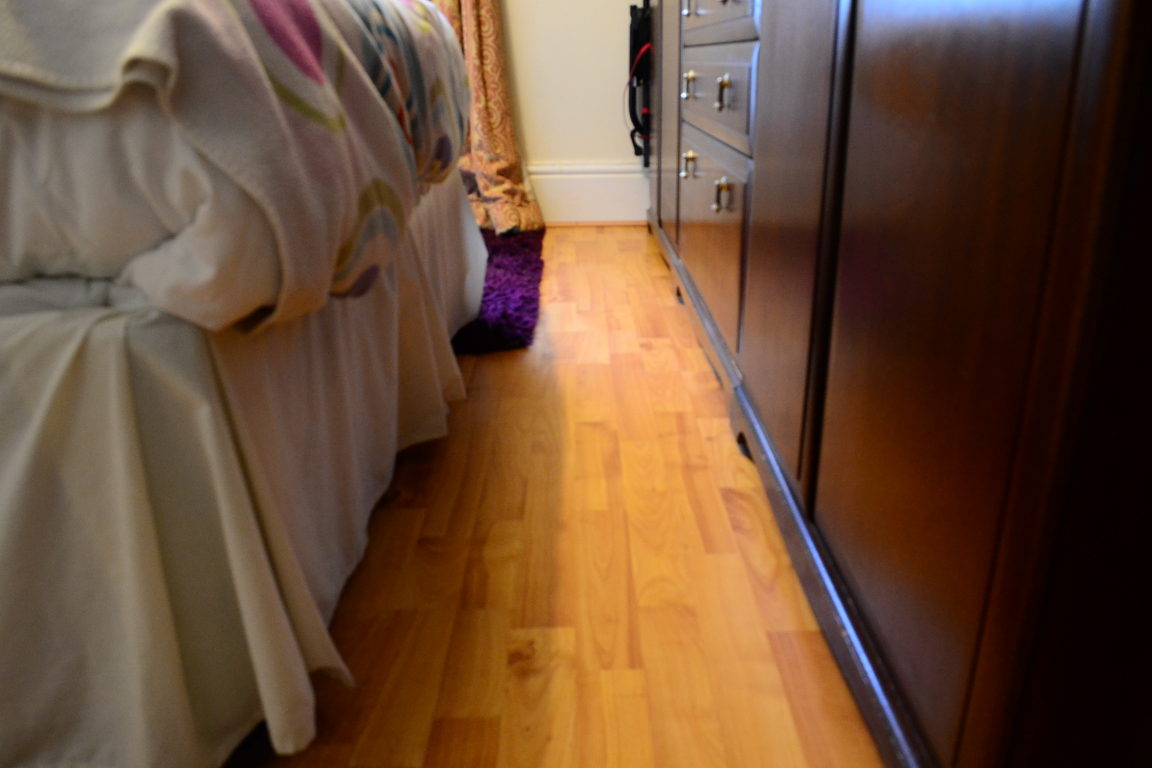
//> input picture experiments/eval_data/1.JPG, 2304 x 1536 px (shown at 1/2 size)
$ ./main ../../eval_data/1.JPG ../../eval_data/2.JPG   (built with g++ and OpenCV 4)
//> lines starting //> are read from the running program, lines starting //| are printed output that depends on the picture; after the words box and inside, x2 and y2 are one past the last pixel; in counts of white or black regions, pixels touching at a corner belong together
### experiments/optical_flow_lk_two_images/optical_flow_lk_two_images/Utils.hpp
//
//  Utils.hpp
//  optical_flow_lk_two_images
//
//  Created by Connor Goddard on 21/02/2015.
//  Copyright (c) 2015 Connor Goddard. All rights reserved.
//

#ifndef optical_flow_lk_two_images_Utils_hpp
#define optical_flow_lk_two_images_Utils_hpp

#include <opencv2/highgui/highgui.hpp>
#include <opencv2/video/tracking.hpp>
#include <opencv2/imgproc/imgproc.hpp>

#include <iostream>
#include <stdio.h>

class Utils
{

    public:

        Utils();
        static void arrowedLine(cv::Mat& img, cv::Point pt1, cv::Point pt2, const cv::Scalar& color, int thickness=1, int line_type=8, int shift=0, double tipLength=0.1);
        static void printParams(cv::Algorithm* algorithm);

};

#endif

### experiments/optical_flow_lk_two_images/optical_flow_lk_two_images/main.cpp
#include <iostream>
#include <ctype.h>
#include <stdlib.h>
#include <stdio.h>
#include <math.h>

#include "Utils.hpp"

using namespace cv;
using namespace std;

#define MAX_COUNT 500
#define PERCENTAGE_WIDTH 0.20

vector<Point2f> ScanImagePointer(Mat& I, int step = 50);

// [7 lines left out: function help, not called in this run]

int main(int argc, char** argv) {

    if(argc != 3)
    {
        help();
        return -1;
    }

    static const int match_method = CV_TM_CCOEFF_NORMED;
    int y = 500;
    int windowsize = 100;
//    const bool useRoi = true;
//
//    static const bool useText = false;

    Mat img1 = imread(argv[1], CV_LOAD_IMAGE_COLOR);
//> img1 is the input picture: 1536 rows x 2304 cols, CV_8UC3; mean B, G, R 56, 77.7, 107
    Mat img2 = imread(argv[2], CV_LOAD_IMAGE_COLOR);
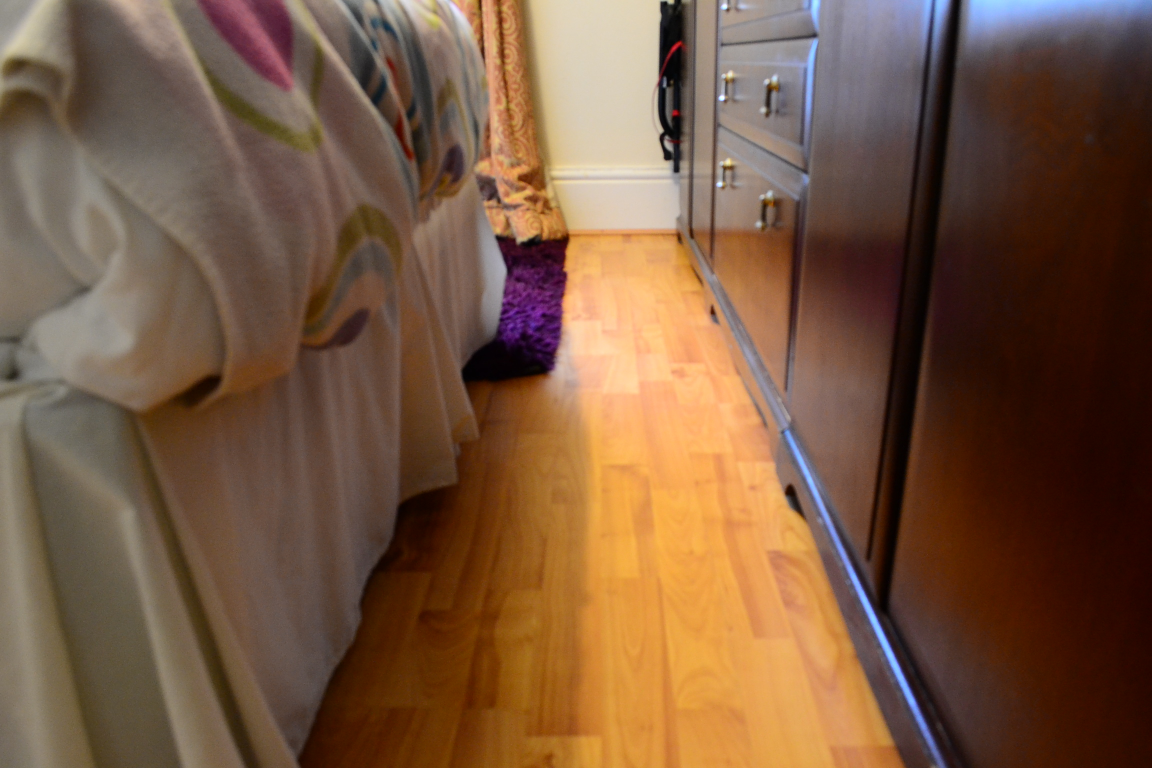
//> input picture experiments/eval_data/2.JPG, 2304 x 1536 px (shown at 1/2 size)
//> img2 is the input picture: 1536 rows x 2304 cols, CV_8UC3; mean B, G, R 64.4, 87.6, 119.2

    Mat result, frame, grayFrames, rgbFrames, prevGrayFrame, resultFrame, descriptors;

    Mat img_display;

    if(img1.empty() || img2.empty())
    {
        printf("Can't read one of the images\n");
        return -1;
    }

    cvtColor(img1, prevGrayFrame, cv::COLOR_BGR2GRAY);
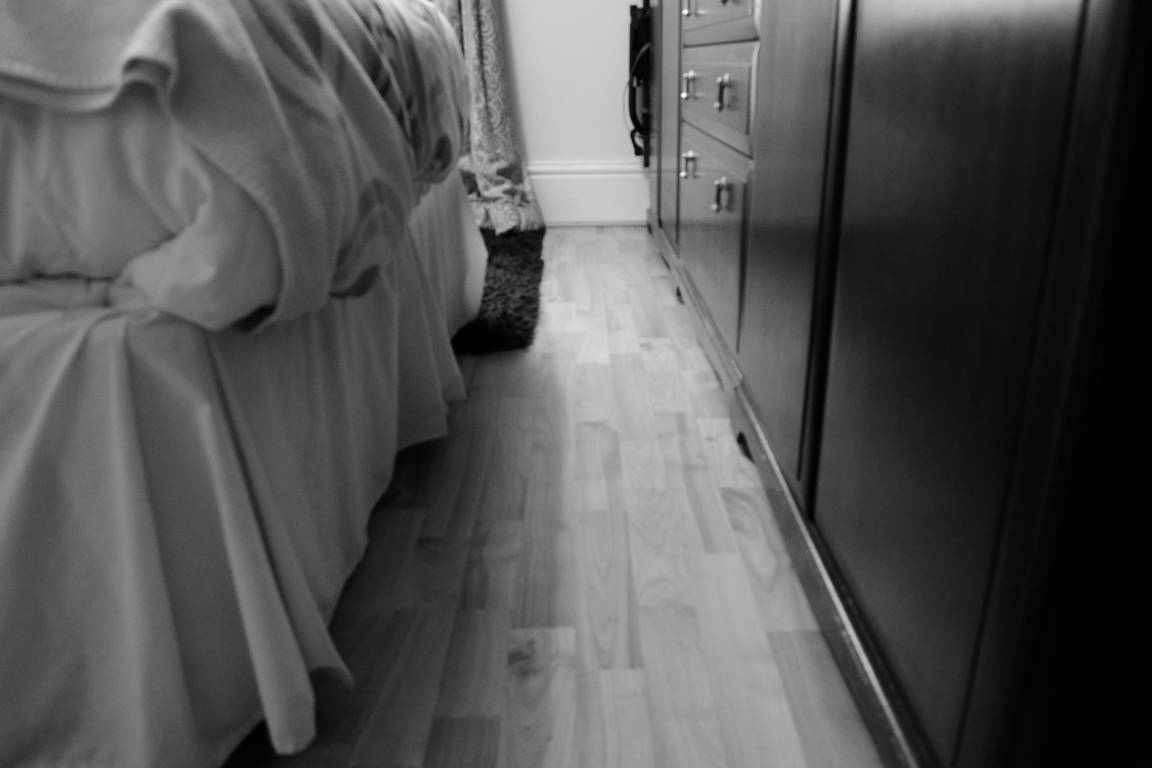
//> prevGrayFrame: 1536 rows x 2304 cols, CV_8UC1 (shown at 1/2 size); min 1, max 253, mean 84
    cvtColor(img2, grayFrames, cv::COLOR_BGR2GRAY);
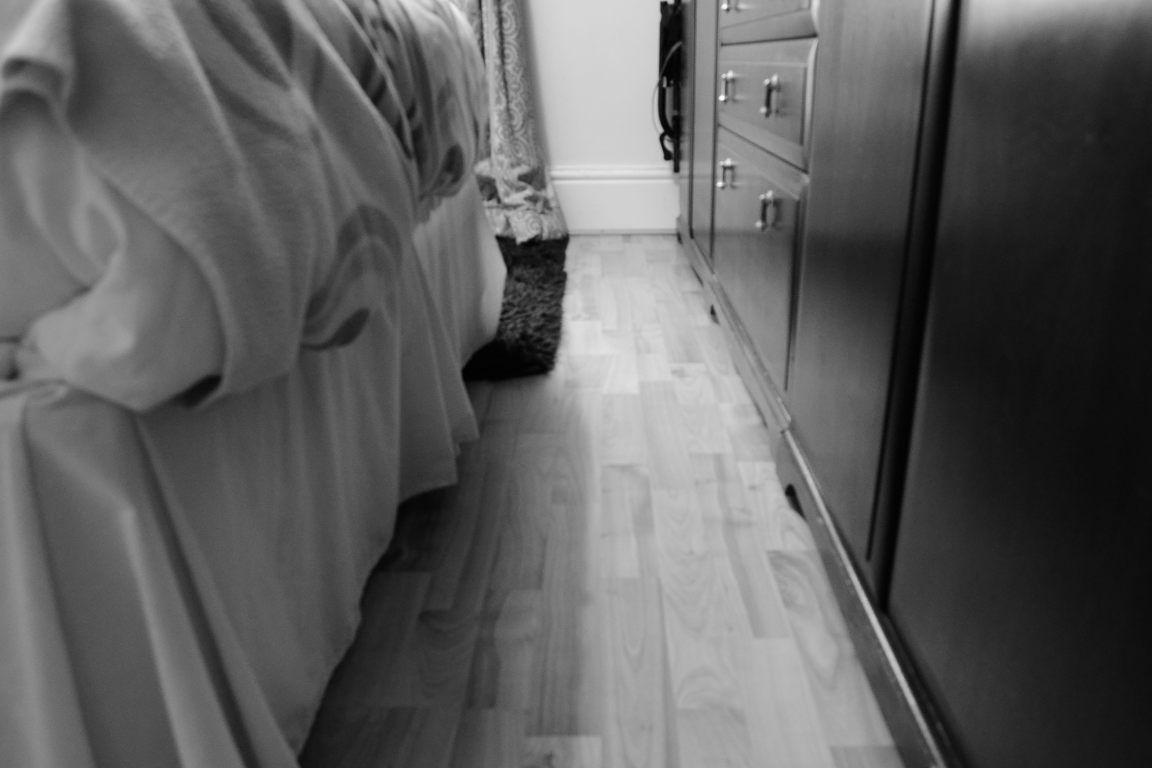
//> grayFrames: 1536 rows x 2304 cols, CV_8UC1 (shown at 1/2 size); min 0, max 254, mean 94.4

    grayFrames.copyTo( img_display );


    double centre_point = prevGrayFrame.cols / 2;
//> centre_point = 1152

    Mat templ = prevGrayFrame( Rect(centre_point - (windowsize / 2),y,windowsize,windowsize) );
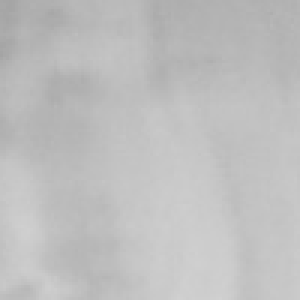
//> templ: 100 rows x 100 cols, CV_8UC1 (shown 3 times larger); min 164, max 209, mean 190.4

    int result_cols =  grayFrames.cols - templ.cols + 1;
//> result_cols = 2205
    int result_rows = grayFrames.rows - templ.rows + 1;
//> result_rows = 1437

    result.create( result_cols, result_rows, CV_32FC1 );

    matchTemplate( grayFrames, templ, result, match_method );
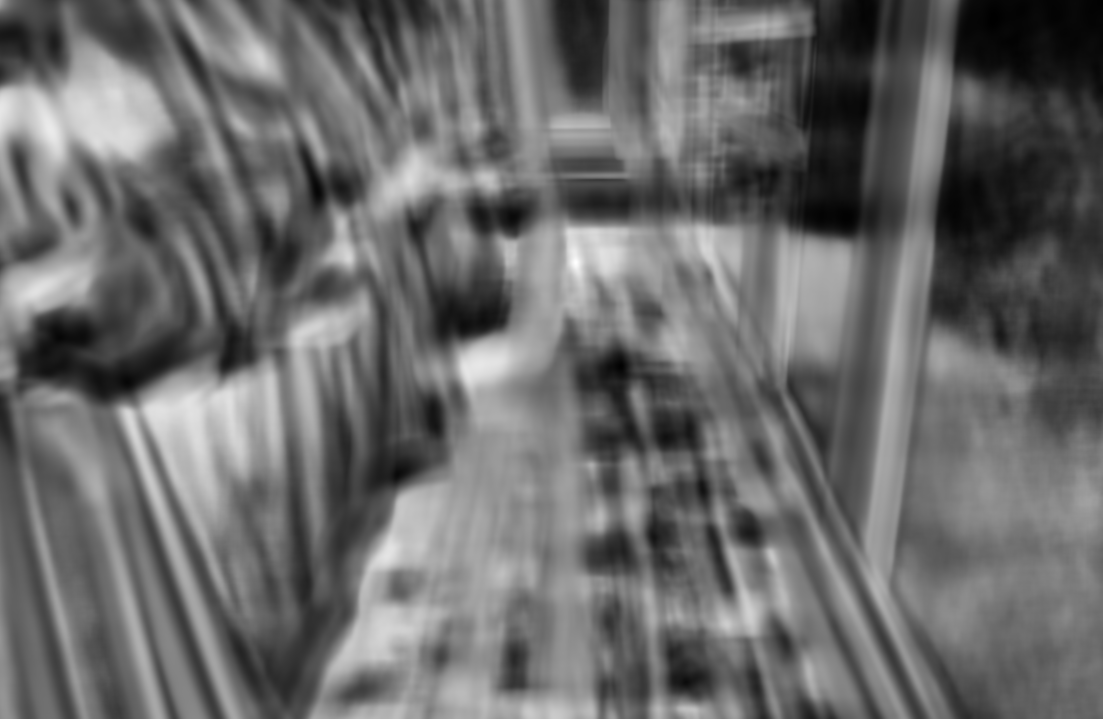
//> result: 1437 rows x 2205 cols, CV_32FC1 (shown at 1/2 size); min -0.801, max 0.941, mean -0.0711; drawn with min black and max white
    normalize( result, result, 0, 1, NORM_MINMAX, -1, Mat() );

    /// Localizing the best match with minMaxLoc
    double minVal; double maxVal; Point minLoc; Point maxLoc;
    Point matchLoc;

    minMaxLoc( result, &minVal, &maxVal, &minLoc, &maxLoc, Mat() );
//> minVal = 0; maxVal = 1; minLoc = Point(1987, 40); maxLoc = Point(1151, 525)

    /// For SQDIFF and SQDIFF_NORMED, the best matches are lower values. For all the other methods, the higher the better
    if( match_method  == CV_TM_SQDIFF || match_method == CV_TM_SQDIFF_NORMED )
    { matchLoc = minLoc; }
    else
    { matchLoc = maxLoc; }
//> matchLoc = Point(1151, 525)

    rectangle( img2, matchLoc, Point( matchLoc.x + templ.cols , matchLoc.y + templ.rows ), Scalar(255, 0, 0), 2, 8, 0 );
//> img2: 1536 rows x 2304 cols, CV_8UC3; 1196 pixels changed, all inside (x1, y1, x2, y2) = (1150, 524, 1253, 627)
    rectangle( result, matchLoc, Point( matchLoc.x + templ.cols , matchLoc.y + templ.rows ), Scalar::all(0), 2, 8, 0 );

    rectangle( img1, Point(centre_point - (templ.cols / 2), y), Point( centre_point + (templ.cols / 2) , y + templ.rows ), Scalar(0, 255, 0), 2, 8, 0 );
//> img1: 1536 rows x 2304 cols, CV_8UC3; 1196 pixels changed, all inside (x1, y1, x2, y2) = (1101, 499, 1204, 602)

    resize(img2, img2, Size(img2.cols/2, img2.rows/2));
//> img2: 768 rows x 1152 cols, CV_8UC3
    resize(result, result, Size(result.cols/2, result.rows/2));
//> result: 718 rows x 1102 cols, CV_32FC1
    resize(img1, img1, Size(img1.cols/2, img1.rows/2));
//> img1: 768 rows x 1152 cols, CV_8UC3


    //CG - <0.5 = more balance to 'resultFrame', >0.5 = more balance to 'img1'.
    double alpha = 0.4;

    imshow("Original", img1);
    imshow("Normalised Result", result);

    imshow("Result", img2);

    //CG - 'resultFrame' is already set to the second image ('img2') anyway.
    addWeighted(img1, alpha, img2, 1.0 - alpha , 0.0, img2);
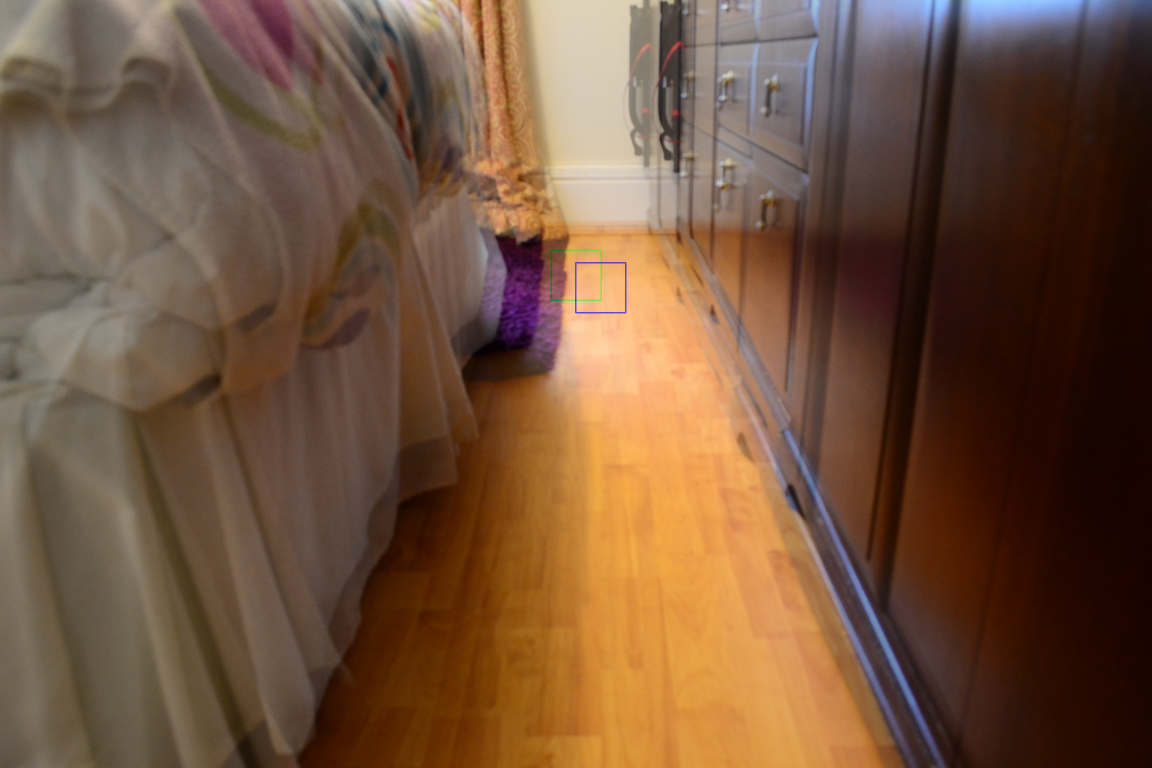
//> img2: 768 rows x 1152 cols, CV_8UC3; mean B, G, R 61.1, 83.7, 114.3

    imshow("Merged Result", img2);

    waitKey(0);
    return 0;


//
//    Mat frame, grayFrames, rgbFrames, prevGrayFrame, resultFrame, descriptors;
//
//    Mat opticalFlow = Mat(img1.rows, img1.cols, CV_32FC3);
//
//    vector<Point2f> points1;
//    vector<Point2f> points2;
//    vector<Point2f> displacement_points;
//
//    //vector<KeyPoint> keypoints1, keypoints2;
//
//    vector<uchar> status;
//    vector<float> err;
//
//    int i, k;
//
//    TermCriteria termcrit(cv::TermCriteria::MAX_ITER | cv::TermCriteria::EPS, 20, 0.03);
//
//    //CG - Size of the search window when conducting Lucas-Kanade optical flow analysis.
//    Size winSize(200, 200);
//
//    //CG - Calculate a central column through the two images that has a width of 10% of the original images.
//    double centre_point = img1.cols / 2;
//    double width_ten_percent = img1.cols * PERCENTAGE_WIDTH;
//    double half_width_ten_percent = width_ten_percent / 2;
//
//    //CG - Extract the central column ROI from the two images ready to perform feature detection and optical flow analysis on them.
//    Mat roi = img1( Rect(centre_point - half_width_ten_percent,0,width_ten_percent,img1.rows) );
//    Mat roi2 = img2( Rect(centre_point - half_width_ten_percent,0,width_ten_percent,img1.rows) );
//
//    if (!useRoi) {
//        roi = img1;
//        roi2 = img2;
//    }
//
//    //CG - Convert the first ROI to gray scale so we can perform Shi-Tomasi feature detection.
//    cvtColor(roi, prevGrayFrame, cv::COLOR_BGR2GRAY);
//
//    img2.copyTo(resultFrame);
//
//    cvtColor(roi2, grayFrames, cv::COLOR_BGR2GRAY);
//
//    points1 = ScanImagePointer(prevGrayFrame, 40);
//
//    //CG - Perform the actual sparse optical flow within the ROI extracted from the two images.
//    calcOpticalFlowPyrLK(roi, roi2, points1, points2, status, err, winSize, 3, termcrit, 0, 0.001);
//
//    cout << "Optical Flow Difference:\n\n";
//
//    for (i = k = 0; i < points2.size(); i++) {
//
//        //CG - Get a string ready to display the vector number in the image.
//        char str[4];
//        sprintf(str,"%d",i);
//
//        if (useRoi) {
//
//            //CG - We need to move the X position of both the start and end points for each vector over so that it is displayed within the bounds of thr ROI extracted from the main large image.
//            points1[i].x += (centre_point - half_width_ten_percent);
//            points2[i].x += (centre_point - half_width_ten_percent);
//
//        }
//
//
//        //CG - Draw the vector number above the vector arrow on the image.
//        if (useText) {
//
//            putText(resultFrame, str, points1[i], FONT_HERSHEY_SIMPLEX, 0.8, Scalar(255,255,255));
//            putText(opticalFlow, str, points1[i], FONT_HERSHEY_SIMPLEX, 0.8, Scalar(255,255,255));
//
//        }
//
//
//        //CG - Push the 'X' coord from the starting position, and the 'Y' coord from the second position, so we can draw a stright line vector showing the displacement (BLUE LINE)
//        displacement_points.push_back(Point2f(points1[i].x, points2[i].y));
//
//
//        //CG - If the motion vector is going in the UP direction, draw red arrow.
//        if ((points1[i].y - points2[i].y) > 0) {
//
//            // CG - Note: Scalar COLOUR values use the format (B,G,R)
//            Utils::arrowedLine(resultFrame, points1[i], points2[i], Scalar(0,0,255));
//
//            // CG - Draw blue arrow to indicate displacement.
//            Utils::arrowedLine(resultFrame, points1[i], displacement_points[i], Scalar(255,0,0));
//
//            circle(resultFrame, points1[i], 2, Scalar(255, 0, 0), 1, 1, 0);
//
//            Utils::arrowedLine(resultFrame, points1[i], points2[i], Scalar(0,0,255));
//
//            Utils::arrowedLine(opticalFlow, points1[i], displacement_points[i], Scalar(255,0,0));
//
//            circle(resultFrame, points1[i], 1, Scalar(255, 0, 0), 1, 1, 0);
//
//        //CG - Otherwise the motion must be going DOWN, so draw a green arrow.
//        } else {
//
//            Utils::arrowedLine(resultFrame, points1[i], points2[i], Scalar(0,255,0));
//
//            Utils::arrowedLine(resultFrame, points1[i], displacement_points[i], Scalar(255,0,0));
//
//            circle(resultFrame, points1[i], 2, Scalar(0, 0, 0), 1, 1, 0);
//
//            Utils::arrowedLine(opticalFlow, points1[i], points2[i], Scalar(0,255,0));
//
//            Utils::arrowedLine(opticalFlow, points1[i], displacement_points[i], Scalar(255,0,0));
//
//            circle(opticalFlow, points1[i], 1, Scalar(255, 0, 0), 1, 1, 0);
//        }
//
//        cout << "Vector: " << i << " - X: " << int(points1[i].x - points2[i].x) << ", Y: " << int(points1[i].y - points2[i].y) << ", Norm: " << norm(points1[i]-points2[i]) << ", Displacement: " << norm(points1[i]-displacement_points[i]) << "\n";
//
//    }
//
//    //CG - <0.5 = more balance to 'resultFrame', >0.5 = more balance to 'img1'.
//    double alpha = 0.4;
//
//    //CG - 'resultFrame' is already set to the second image ('img2') anyway.
//    addWeighted(img1, alpha, resultFrame, 1.0 - alpha , 0.0, resultFrame);
//
//    //CG - Resize the images so we can see them on the screen.
//    resize(img1, img1, Size(img1.cols/2, img1.rows/2));
//    resize(img2, img2, Size(img2.cols/2, img2.rows/2));
//    resize(resultFrame, resultFrame, Size(resultFrame.cols/2, resultFrame.rows/2));
//    resize(opticalFlow, opticalFlow, Size(opticalFlow.cols/2, opticalFlow.rows/2));
//    resize(roi, roi, Size(roi.cols/2, roi.rows/2));
//    resize(roi2, roi2, Size(roi2.cols/2, roi2.rows/2));
//
//    //CG - Display the two raw input images side by side for GUI comparison.
//    Mat inputDisplay(img1.rows, img1.cols+img2.cols, CV_8UC3);
//    Mat left(inputDisplay, Rect(0, 0, img1.cols, img1.rows));
//    img1.copyTo(left);
//    Mat right(inputDisplay, Rect(img1.cols, 0, img2.cols, img2.rows));
//    img2.copyTo(right);
//
//    //CG - Create windows for display.
//    namedWindow( "Input Images", WINDOW_NORMAL );
//
//    //CG - Show the images on screen.
//    imshow("Input Images", inputDisplay);
//
//    imshow("Optical Flow Output (Blended Images)", resultFrame);
//
//    imshow("Optical Flow Output (Raw)", opticalFlow);
//
//    //CG - Wait for the user to press a key before exiting.
//    cvWaitKey(0);

}

// [36 lines left out: function ScanImagePointer, not called in this run]
